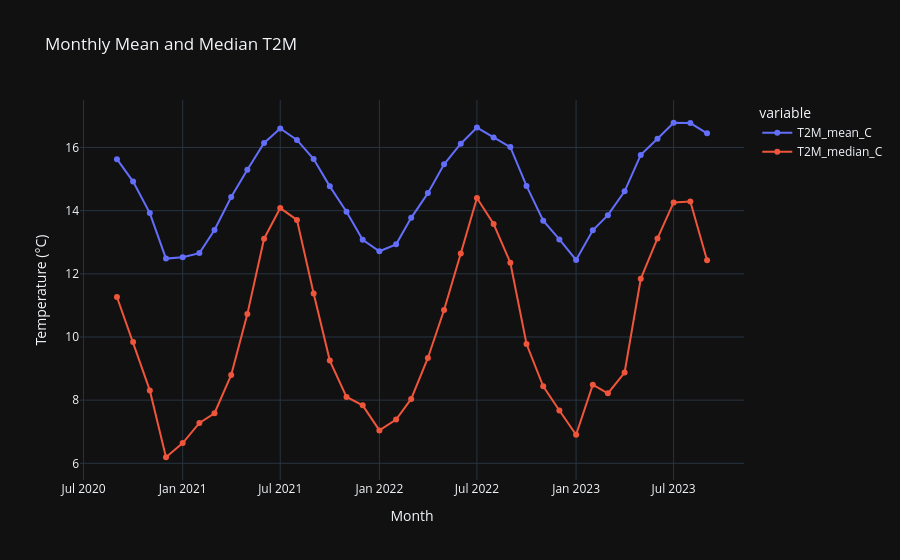

The notebook cell saved with this chart:
### Markdown cell above
*How did the monthly mean temperature in the available global sample vary during the study period?*

### Code cell
fig, ax = plt.subplots(figsize=(14, 6))

ax.plot(
    global_monthly["time"],
    global_monthly["T2M_mean_C"],
    marker="o",
    linewidth=2,
    label="Area-weighted monthly mean"
)

ax.fill_between(
    global_monthly["time"],
    global_monthly["T2M_mean_C"] - global_monthly["T2M_std_C"],
    global_monthly["T2M_mean_C"] + global_monthly["T2M_std_C"],
    alpha=0.16,
    label="±1 monthly standard deviation"
)

ax.set_title("ETD Globe | Monthly T2M Temperature Overview")
ax.set_xlabel("Date")
ax.set_ylabel("Temperature (°C)")
ax.legend()
ax.grid(alpha=0.25)
plt.tight_layout()
plt.show()

fig = px.line(
    global_monthly,
    x="time",
    y=["T2M_mean_C", "T2M_median_C"],
    markers=True,
    title="Monthly Mean and Median T2M"
)
fig.update_layout(
    template="plotly_dark",
    xaxis_title="Month",
    yaxis_title="Temperature (°C)",
    hovermode="x unified"
)
fig.show()
